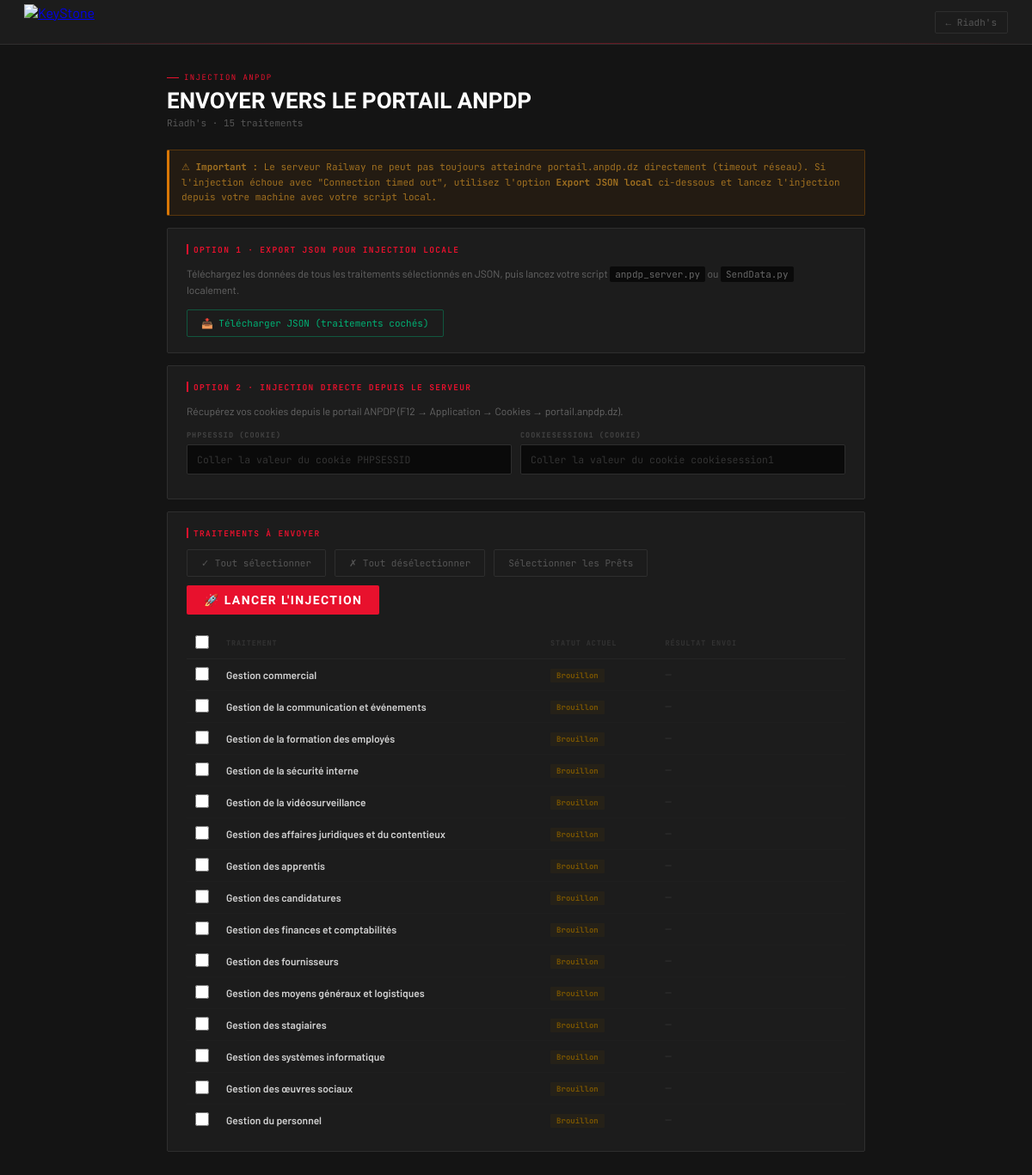
The page /company/1/inject/all (signed in) on the database its author committed.
### app.py (models this page shows, shortened)
class Company(db.Model):
    id          = db.Column(db.Integer, primary_key=True)
    name        = db.Column(db.String(200), nullable=False)
    nit         = db.Column(db.String(50), nullable=False)
    logo_path   = db.Column(db.String(300), default='')   # relative path under static/
    created_at  = db.Column(db.DateTime, default=datetime.utcnow)
    traitements = db.relationship('Traitement', backref='company',
                                   lazy=True, cascade='all, delete-orphan')

class Traitement(db.Model):
    id             = db.Column(db.Integer, primary_key=True)
    company_id     = db.Column(db.Integer, db.ForeignKey('company.id'), nullable=False)
    name           = db.Column(db.String(200), nullable=False)
    status         = db.Column(db.String(20), default='brouillon')
    traitement_type= db.Column(db.String(100), default='')   # knowledge base type
    data           = db.Column(db.Text, default='{}')
    created_at     = db.Column(db.DateTime, default=datetime.utcnow)
    updated_at     = db.Column(db.DateTime, default=datetime.utcnow, onupdate=datetime.utcnow)

### app.py (the view)
@app.route('/company/<int:cid>/inject/all', methods=['GET'])
def company_inject_all(cid):
    c = Company.query.get_or_404(cid)
    traitements = Traitement.query.filter_by(company_id=cid)\
                                  .order_by(Traitement.name).all()
    return render_template('inject_all.html', company=c, traitements=traitements)

### app.py (called while the page is built)
def logged_in():
    return session.get('auth') == 'ok'

@app.before_request
def require_login():
    public = ['login', 'static']
    if request.endpoint in public: return
    if not logged_in():
        if request.path.startswith('/api/'):
            return jsonify({"error": "Unauthorized"}), 401
        return redirect(url_for('login'))

### templates/inject_all.html (shortened to what this page needs)
<!DOCTYPE html>
<html lang="fr">
<head>
</head>
<body>
<div class="topbar">
  <a href="/"><img src="https://www.keystone.tn/wp-content/uploads/2019/05/Key-W-logo.png" alt="KeyStone" style="height:42px;width:auto;display:block"></a>
  <a href="/company/{{ company.id }}" class="tbtn">← {{ company.name }}</a>
</div>
<div class="main">
  <div class="page-tag">Injection ANPDP</div>
  <div class="page-title">Envoyer vers le portail ANPDP</div>
  <div class="page-sub">{{ company.name }} · {{ traitements|length }} traitement{% if traitements|length!=1 %}s{% endif %}</div>
  <div class="warn-box">
    ⚠ <strong>Important :</strong> Le serveur Railway ne peut pas toujours atteindre portail.anpdp.dz directement (timeout réseau). Si l'injection échoue avec "Connection timed out", utilisez l'option <strong>Export JSON local</strong> ci-dessous et lancez l'injection depuis votre machine avec votre script local.
  </div>
  <div class="card">
    <div class="card-title">Option 1 · Export JSON pour injection locale</div>
    <p style="font-size:12px;color:#666;margin-bottom:12px;line-height:1.6">Téléchargez les données de tous les traitements sélectionnés en JSON, puis lancez votre script <code style="background:#0a0a0a;padding:2px 6px;border-radius:2px;font-family:'JetBrains Mono',monospace;font-size:11px">anpdp_server.py</code> ou <code style="background:#0a0a0a;padding:2px 6px;border-radius:2px;font-family:'JetBrains Mono',monospace;font-size:11px">SendData.py</code> localement.</p>
    <button class="btn-sec" style="border-color:rgba(0,176,116,.4);color:#00B074" onclick="exportLocalJSON()">📥 Télécharger JSON (traitements cochés)</button>
  </div>
  <div class="card">
    <div class="card-title">Option 2 · Injection directe depuis le serveur</div>
    <p style="font-size:12px;color:#666;margin-bottom:12px;line-height:1.6">Récupérez vos cookies depuis le portail ANPDP (F12 → Application → Cookies → portail.anpdp.dz).</p>
    <div class="field-row">
      <div class="field">
        <label>PHPSESSID (cookie)</label>
        <input type="text" id="inp-sess" placeholder="Coller la valeur du cookie PHPSESSID">
      </div>
      <div class="field">
        <label>cookiesession1 (cookie)</label>
        <input type="text" id="inp-cook" placeholder="Coller la valeur du cookie cookiesession1">
      </div>
    </div>
  </div>
  <div class="card">
    <div class="card-title">Traitements à envoyer</div>
    <div class="action-bar">
      <button class="btn-sec" onclick="selectAll(true)">✓ Tout sélectionner</button>
      <button class="btn-sec" onclick="selectAll(false)">✗ Tout désélectionner</button>
      <button class="btn-sec" onclick="selectByStatus('pret')">Sélectionner les Prêts</button>
      <button class="btn-primary" id="btn-inject" onclick="startInjection()">🚀 Lancer l'injection</button>
    </div>
    <table class="t-table">
      <thead>
        <tr>
          <th style="width:36px"><input type="checkbox" class="chk" id="chk-all" onchange="selectAll(this.checked)"></th>
          <th>Traitement</th>
          <th>Statut actuel</th>
          <th>Résultat envoi</th>
        </tr>
      </thead>
      <tbody id="t-body">
        {% for t in traitements %}
        <tr id="row-{{ t.id }}">
          <td><input type="checkbox" class="chk row-chk" data-id="{{ t.id }}" {% if t.status == 'pret' %}checked{% endif %}></td>
          <td style="font-weight:600;color:#d0d0d0">{{ t.name }}</td>
          <td>
            <span class="status-badge s-{{ t.status }}">
              {% if t.status=='brouillon' %}Brouillon{% elif t.status=='pret' %}Prêt{% else %}Soumis{% endif %}
            </span>
          </td>
          <td class="res-cell" id="res-{{ t.id }}"><span class="res-pending">—</span></td>
        </tr>
        {% endfor %}
      </tbody>
    </table>
  </div>
</div>
</body>
</html>

### templates/inject_all.html (style rules this page uses)
* { box-sizing:border-box;margin:0;padding:0 }
body { font-family:'Barlow',sans-serif;background:#141414;color:#e0e0e0;min-height:100vh }
.topbar { background:#1c1c1c;border-bottom:1px solid #2e2e2e;padding:0 28px;height:52px;display:flex;align-items:center;justify-content:space-between;position:relative }
.topbar::after { content:'';position:absolute;bottom:0;left:0;right:0;height:1px;background:linear-gradient(90deg,transparent,#E8112D 30%,#E8112D 70%,transparent);opacity:.35 }
.tbtn { font-size:11px;font-family:'JetBrains Mono',monospace;padding:5px 12px;border-radius:2px;text-decoration:none;color:#555;border:1px solid #2e2e2e;transition:all .15s }
.main { max-width:860px;margin:0 auto;padding:32px 24px }
.page-tag { font-size:9px;color:#E8112D;font-family:'JetBrains Mono',monospace;letter-spacing:.16em;text-transform:uppercase;margin-bottom:6px;display:flex;align-items:center;gap:6px }
.page-tag::before { content:'';width:14px;height:1px;background:#E8112D }
.page-title { font-family:'Barlow Condensed',sans-serif;font-size:26px;font-weight:900;color:#fff;text-transform:uppercase;margin-bottom:4px }
.page-sub { font-size:11px;color:#555;font-family:'JetBrains Mono',monospace;margin-bottom:24px }
.card { background:#1c1c1c;border:1px solid #2e2e2e;border-radius:2px;padding:18px 22px;margin-bottom:14px }
.card-title { font-size:9.5px;font-weight:700;color:#E8112D;font-family:'JetBrains Mono',monospace;letter-spacing:.14em;text-transform:uppercase;margin-bottom:12px;display:flex;align-items:center;gap:6px }
.card-title::before { content:'';width:2px;height:12px;background:#E8112D }
.field-row { display:flex;gap:10px;margin-bottom:10px;flex-wrap:wrap }
.field { flex:1;min-width:200px }
.field label { display:block;font-size:8.5px;font-weight:700;color:#444;letter-spacing:.12em;text-transform:uppercase;font-family:'JetBrains Mono',monospace;margin-bottom:5px }
.field input { width:100%;padding:9px 11px;background:#0a0a0a;border:1px solid #2e2e2e;color:#e0e0e0;font-family:'JetBrains Mono',monospace;font-size:11.5px;border-radius:2px;outline:none;transition:border-color .15s }
.field input::placeholder { color:#333 }
.t-table { width:100%;border-collapse:collapse }
.t-table th { font-size:8.5px;font-weight:700;color:#333;font-family:'JetBrains Mono',monospace;text-transform:uppercase;letter-spacing:.1em;padding:8px 10px;border-bottom:1px solid #252525;text-align:left }
.t-table td { padding:9px 10px;border-bottom:1px solid #1e1e1e;font-size:12px;vertical-align:middle }
.t-table tr:last-child td { border-bottom:none }
.chk { width:16px;height:16px;cursor:pointer;accent-color:#E8112D }
.status-badge { font-size:9px;font-family:'JetBrains Mono',monospace;font-weight:700;padding:2px 7px;border-radius:1px }
.s-brouillon { color:#7a5500;background:rgba(90,64,0,.15) }
.res-cell { font-size:10px;font-family:'JetBrains Mono',monospace;min-width:160px }
.res-pending { color:#333 }
.action-bar { display:flex;gap:10px;align-items:center;flex-wrap:wrap;margin-bottom:16px }
.btn-primary { padding:9px 20px;background:#E8112D;border:none;color:#fff;font-family:'Barlow Condensed',sans-serif;font-size:14px;font-weight:800;letter-spacing:.1em;text-transform:uppercase;cursor:pointer;border-radius:2px;transition:background .15s }
.btn-sec { padding:8px 16px;background:transparent;border:1px solid #2e2e2e;color:#555;font-family:'JetBrains Mono',monospace;font-size:11px;cursor:pointer;border-radius:2px;transition:all .15s }
.warn-box { background:rgba(217,119,6,.08);border:1px solid rgba(217,119,6,.3);border-left:3px solid #d97706;padding:11px 14px;font-size:11px;color:#a07020;font-family:'JetBrains Mono',monospace;line-height:1.6;margin-bottom:14px;border-radius:2px }

### rows shown on the page
Company: name "Riadh's"
Traitement: name "Gestion commercial", shows "Brouillon"
Traitement: name "Gestion de la communication et événements", shows "Brouillon"
Traitement: name "Gestion de la formation des employés", shows "Brouillon"
Traitement: name "Gestion de la sécurité interne", shows "Brouillon"
Traitement: name "Gestion de la vidéosurveillance", shows "Brouillon"
Traitement: name "Gestion des affaires juridiques et du contentieux", shows "Brouillon"
Traitement: name "Gestion des apprentis", shows "Brouillon"
Traitement: name "Gestion des candidatures", shows "Brouillon"
Traitement: name "Gestion des finances et comptabilités", shows "Brouillon"
Traitement: name "Gestion des fournisseurs", shows "Brouillon"
Traitement: name "Gestion des moyens généraux et logistiques", shows "Brouillon"
Traitement: name "Gestion des stagiaires", shows "Brouillon"
Traitement: name "Gestion des systèmes informatique", shows "Brouillon"
Traitement: name "Gestion des œuvres sociaux", shows "Brouillon"
Traitement: name "Gestion du personnel", shows "Brouillon"

### other values the page prints
{{ traitements|length }} "15"
